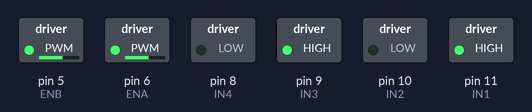
Bench run of a sketch on a simulated Arduino Uno, built with avr-gcc and run on an emulated ATmega328P. Shown: switched loads named in the sketch (green lamp = pin HIGH).

Above: at 0.1 s.
Timing chart, 0 to 1.6 s (numbered marks = the images above):
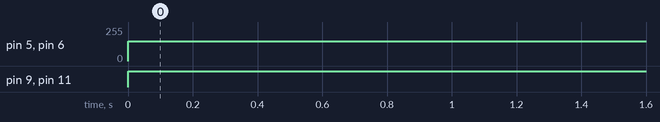

Measured:
- by itself, pin 5 (ENB), pin 6 (ENA): 0/255 → 150/255 at 0.00 s
- by itself, pin 9 (IN3), pin 11 (IN1): LOW → HIGH at 0.00 s

The sketch:

motor_angelo.ino
```cpp
#define ENA 6//esquerda
#define ENB 5//direita
#define IN1 11//esquerda
#define IN2 10//esquerda
#define IN3 9//direita
#define IN4 8//direita

void setup() {
  Serial.begin(9600);
  pinMode(ENA, OUTPUT);
  pinMode(ENB, OUTPUT);
  pinMode(IN1, OUTPUT);
  pinMode(IN2, OUTPUT);
  pinMode(IN3, OUTPUT);
  pinMode(IN4, OUTPUT);
}

void loop(){
  avancar();
}

void controlarMotores(int EnMotor, int velocidade, int rotacao, int In1, int In2){//rotacao = 1 eh para frente, rotacao = 2 eh para tras
  if(rotacao == 1){//frente
     analogWrite(EnMotor, velocidade);// ENA OU ENB
     digitalWrite(In1, HIGH);
     digitalWrite(In2, LOW);
  }
  if(rotacao == 2){//tras
     analogWrite(EnMotor, velocidade);// ENA OU ENB
     digitalWrite(In1, LOW);
     digitalWrite(In2, HIGH);
  }
}

void avancar(){
  controlarMotores(ENA, 150, 1, IN1, IN2);
  controlarMotores(ENB, 150, 1, IN3, IN4);
}
```
